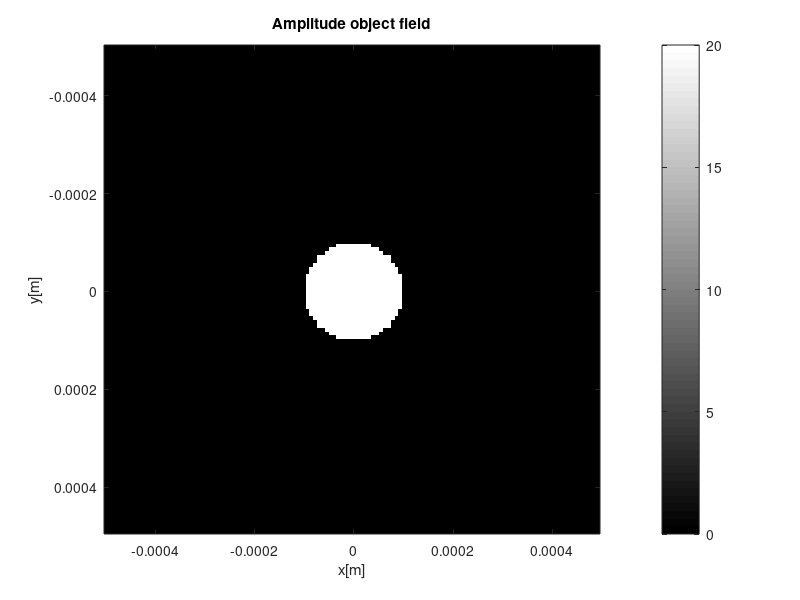
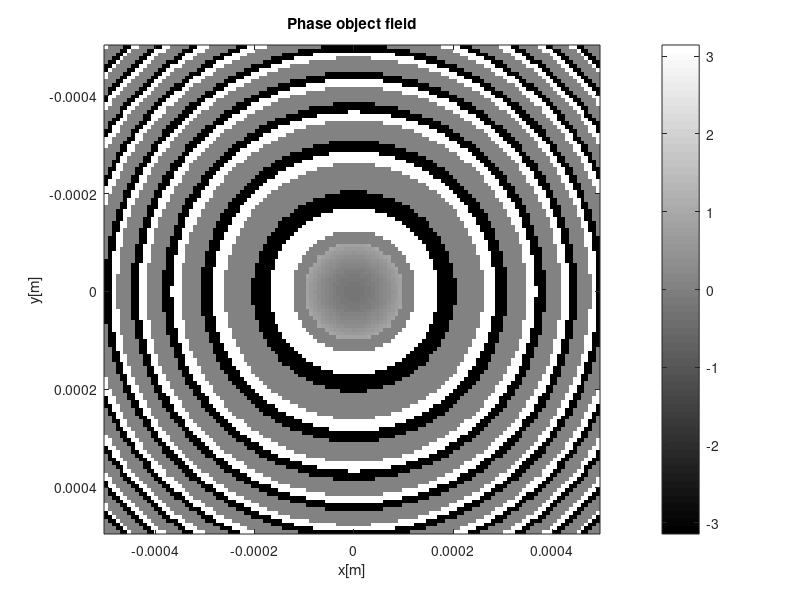

MATLAB code to generate these figures, in order: (Note: this script raises an error after producing the figures.)
%% Example Modified Fresnel propagator

%%%%%%%%%%%%%%%%%%%%%%%%%%%%%%%%%%%%%%%%%%%%%%%%%%%%%%%%%%%%%%%%%%%%%%%
%
% This example is used to compare the output of the modified Fresnel
% propagator and the clasical fresnel propagator
%
%%%%%%%%%%%%%%%%%%%%%%%%%%%%%%%%%%%%%%%%%%%%%%%%%%%%%%%%%%%%%%%%%%%%%%%
%%
clear,clc,close all

%% Set up
M = 128;                            % Array size 
A0 = zeros(M);                      
L = 1e-3;                           % Image size
z = 300e-3;                         % Propagation distance
lambda = 532e-9;                    % Illumination wavelength
dx=L/M;                             % sample interval
odx=15;                             % Factor in which pixel image plane size is scaled
k = 2*pi/lambda;                    %wavenumber

x = -L/2:dx:L/2-dx;
[X,Y] = meshgrid(x,x);              % Object plane coordinates system

A0(sqrt(X.^2+Y.^2)<=0.1e-3) = 1;   % Circular aperture 
% A0(64-20:65+20,64-20:65+20) = 1;    % Square aperture

propag = 0.05;                         % Propagation distance from the point source
SourcePhase = exp((1i*k*sqrt(X.^2+Y.^2+propag.^2)))./sqrt(X.^2+Y.^2+propag.^2); % Spherical wavefront phase

A0 = A0.*SourcePhase;               % Object field

figure, imagesc(x,x,abs(A0)), colorbar, colormap gray, title('Amplitude object field'), xlabel('x[m]'), ylabel('y[m]');
set(gcf,'Units', 'normalized', 'Position', [0 0.05 0.4 0.4]);
figure, imagesc(x,x,angle(A0)), colorbar, colormap gray, title('Phase object field'), xlabel('x[m]'), ylabel('y[m]');
set(gcf,'Units', 'normalized', 'Position', [0 0.5 0.4 0.4]);

%% Modified Fresnel propagator

[A, X2, Y2] = propF_Mod(A0, L, z, L*odx, lambda);

figure,imagesc(X2(1,:),X2(1,:),abs(A)),colorbar, colormap gray, title('Amplitude image field, Mod. Fresnel'), xlabel('x[m]'), ylabel('y[m]');
set(gcf,'Units', 'normalized', 'Position', [0.6 0.05 0.4 0.4]);

%% Fresnel propagator using impulse response
[u2] = propIR(A0,L*2,lambda,z);

figure,imagesc(x,x,abs(u2)),colorbar, colormap gray, title('Amplitude image field, Fresnel'), xlabel('x[m]'), ylabel('y[m]');
set(gcf,'Units', 'normalized', 'Position', [0.6 0.5 0.4 0.4]);
